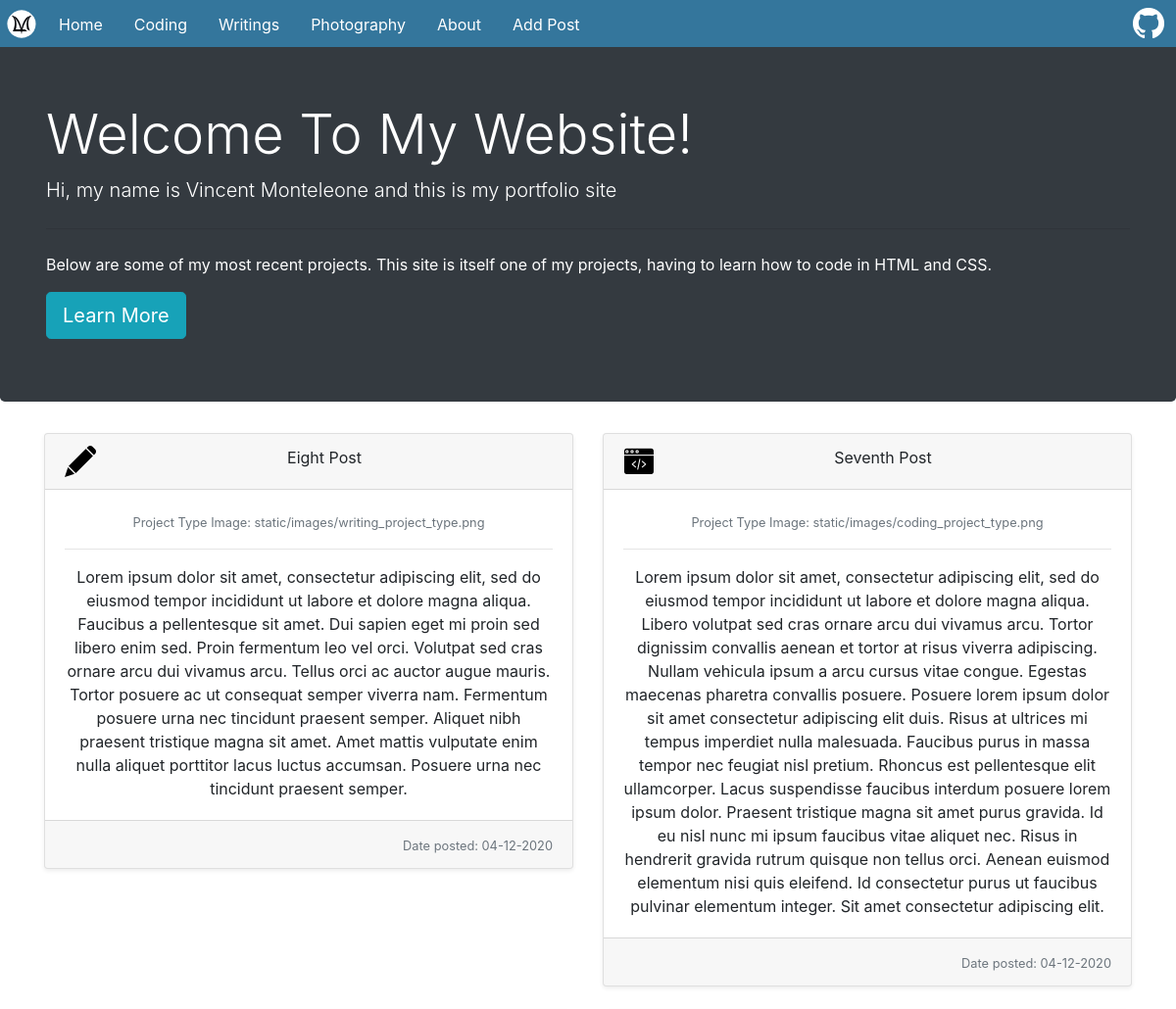
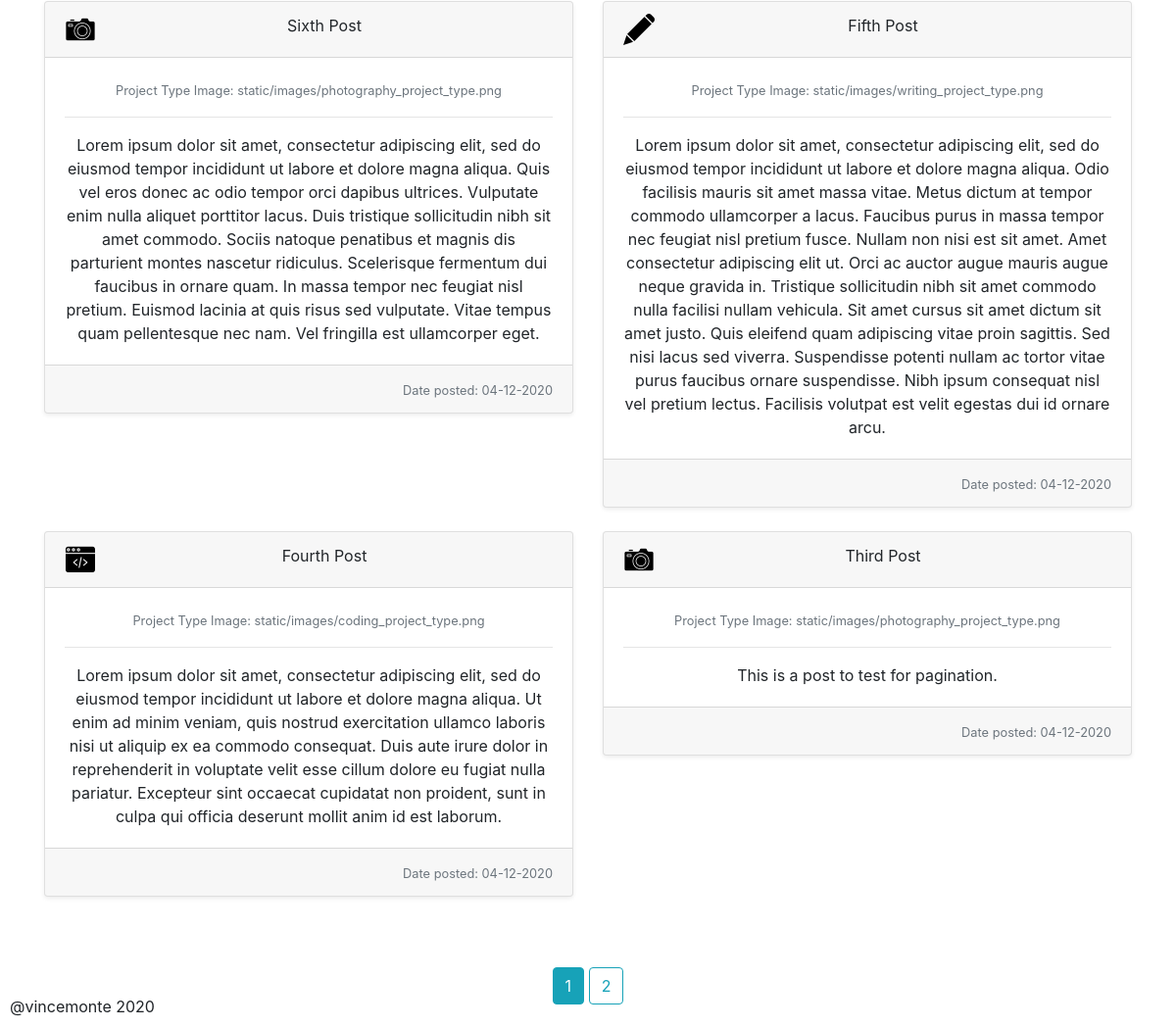
Page /home on the earlier database version (2 pictures, top to bottom).
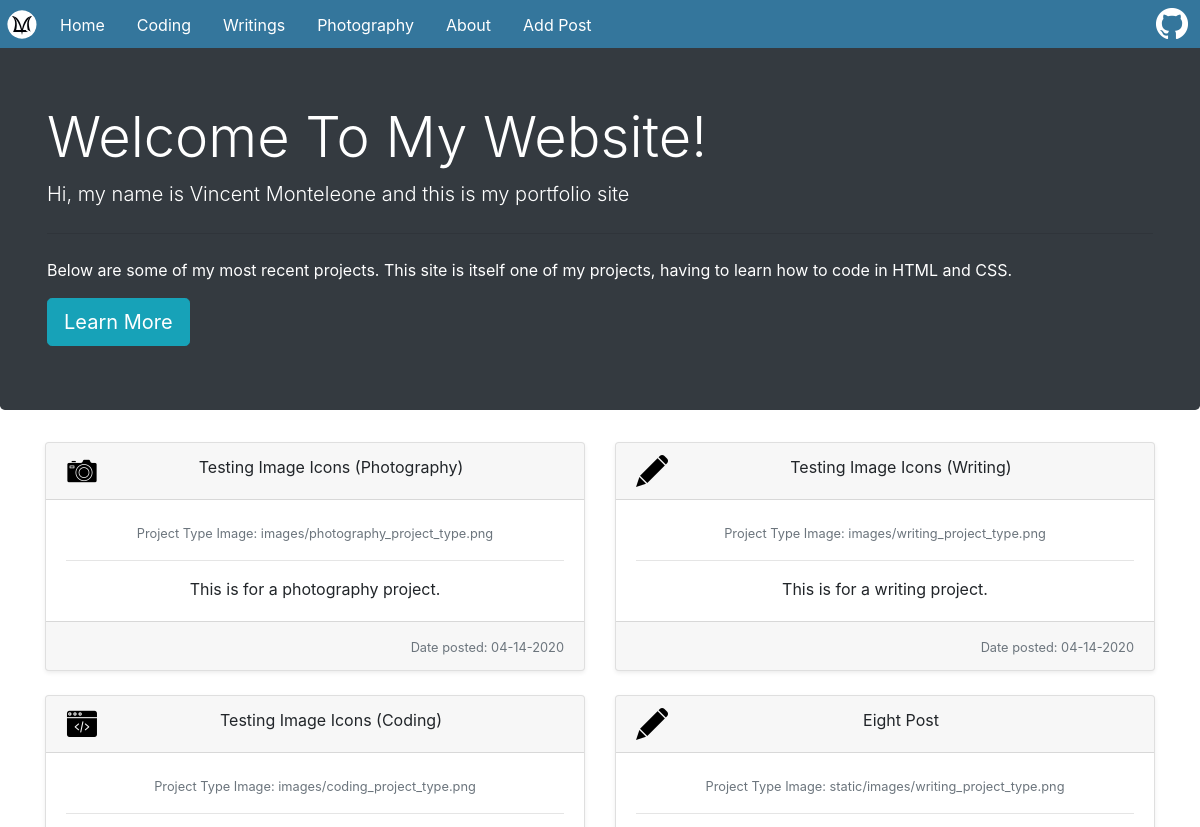
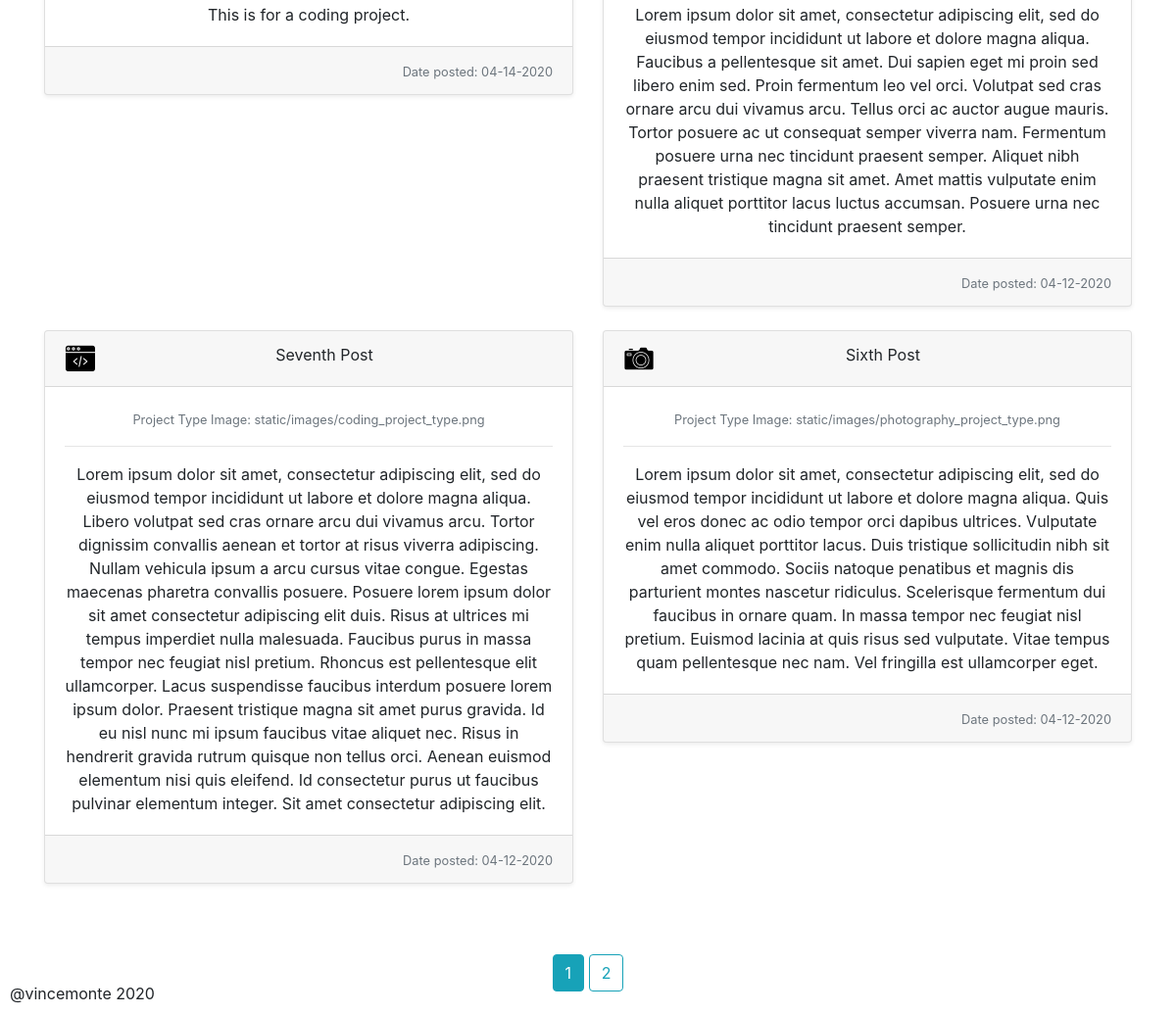
Same page on the later database version (2 pictures, top to bottom).
### personalWebsite/models.py (models this page shows, shortened)
class Post(db.Model):
    id = db.Column(db.Integer, primary_key=True)
    title = db.Column(db.String(100), nullable=False)
    type_image = db.Column(db.String(20), nullable=False)
    content = db.Column(db.Text, nullable=True)
    date_posted = db.Column(db.DateTime, nullable=False, default=datetime.utcnow)

### personalWebsite/routes.py (the view)
@app.route('/')
@app.route('/home')
def homepage():
    page = request.args.get('page', 1, type=int)
    posts = Post.query.order_by(Post.date_posted.desc()).paginate(page=page, per_page=6)
    return render_template('homepage.html', posts=posts)

### personalWebsite/templates/homepage.html
{% extends "layout.html" %}
{%block content%}
    <div class="jumbotron text-left bg-dark">
      <div class="container text-white">
        <h1 class="display-4"> Welcome To My Website!</h1>
        <p class="lead">Hi, my name is Vincent Monteleone and this is my portfolio site</p>
        <hr class="my-4">
        <p>Below are some of my most recent projects. This site is itself one of my projects, having to learn how to code in HTML and CSS.</p>
        <a class="btn btn-info btn-lg" href="{{ url_for('about') }}"> Learn More</a>
      </div>
    </div>
    <section class="text-center">
      <div class="container">
        <div class="row">
          {% for post in posts.items %}
          <div class="col-md-6">
            <div class="card mb-4 shadow-sm">
              <div class="card-header">
                <img  src="{{ url_for('static', filename=post.type_image ) }}" class="project_type_image">
                {{ post.title }}
              </div>
              <div class="card-body">
                <small class="text-muted"> Project Type Image: {{ post.type_image }}</small>
                <hr>
                <p class= "card-text"> {{ post.content }} </p>
              </div>
              <div class="card-footer text-right">
                <small class="text-muted">Date posted: {{ post.date_posted.strftime('%m-%d-%Y') }}</small>
              </div>
            </div>
          </div>
          {% endfor %}
        </div>
      </div>
      <div class="container mt-5">
        {% for page_num in posts.iter_pages(left_edge=1, right_edge=1, left_current=1, right_current=2) %}
          {% if page_num %}
            {% if posts.page == page_num %}
              <a class="btn btn-info mb-4" href="{{ url_for('homepage', page=page_num) }}">{{ page_num }}</a>
            {% else %}
              <a class="btn btn-outline-info mb-4" href="{{ url_for('homepage', page=page_num) }}">{{ page_num }}</a>
            {% endif %}
          {% else %}
            <small>...</small>
          {% endif %}
        {% endfor %}
      </div>
{%endblock content%}

### personalWebsite/templates/layout.html (shortened to what this page needs)
<!DOCTYPE html>
<html lang="en" dir="ltr">
  <head>
    <link rel="stylesheet" href="https://stackpath.bootstrapcdn.com/bootstrap/4.1.3/css/bootstrap.min.css">
    <link rel="stylesheet" type="text/css" href="{{ url_for('static', filename='main.css')}}">
  </head>
  <body>
    <header>
      <nav class="navbar">
        <ul>
          <li><img class="logo" src="{{url_for('static', filename='images/VLMLogoWhite.svg')}}"></li>
          <div class="nav-page-links">
            <li><a href="{{ url_for('homepage') }}">Home</a></li>
            <li><a href="{{ url_for('coding') }}">Coding</a></li>
            <li><a href="{{ url_for('writings') }}">Writings</a></li>
            <li><a href="{{ url_for('photography') }}">Photography</a></li>
            <li><a href="{{ url_for('about') }}">About</a></li>
            <li><a href="{{ url_for('addpost') }}">Add Post</a></li>
          </div>
          <div class="nav-image-links">
              <li><a href="https://github.com/vincemonte"><img src="{{url_for('static', filename='images/GitHub-Mark-Light-32px.png')}}"></a></li>
          </div>
        </ul>
      </nav>
    </header>
    <main role="main">
        {% block content %}{% endblock %}
    </main>
    <footer>@vincemonte 2020</footer>
  </body>
</html>

### personalWebsite/static/main.css (style rules this page uses)
html { min-height: 100%; min-width: 100%; font-family: 'Montserrat', sans-serif; overflow: auto; }
body { margin: 0; }
header { margin-bottom: 2.5em; }
main { min-width: 1em; }
.navbar { width: 100%; height: 3em; position: fixed; z-index: 1; top: 0; left: 0; margin: 0; padding: 0; }
.navbar ul { padding:inherit; width: inherit; height: inherit; list-style-type: none; background-color: #34769C; overflow: hidden; }
.logo { float: left; display: block; padding-top: .3em; height: 44px; width: 44px; }
.nav-page-links li { float: left; }
.nav-image-links li { float: right; padding-top: 8px; padding-right: .75em; }
.nav-page-links li a { display: block; color: white; text-decoration: none; text-align: center; padding: .8em 1em; }
.project_type_image { display: block; float: left; }
footer { position:fixed; bottom: 10px; padding-left: 10px; }

Differences in the rows shown:
no longer on this page (row unchanged): Post: type_image (picture), title "Fifth Post", type_image "static/images/writing_project_type.png", content "Lorem ipsum dolor sit amet, consectetur adipiscing elit, sed do eiusmod tempor incididunt ut labore et dolore magna aliqua. Odio facilisis mauris sit amet massa vitae. Metus dictum at tempor commodo ullamcorper a lacus. Faucibus purus in massa tempor nec feugiat nisl pretium fusce. Nullam non nisi est sit amet. Amet consectetur adipiscing elit ut. Orci ac auctor augue mauris augue neque gravida in. Tristique sollicitudin nibh sit amet commodo nulla facilisi nullam vehicula. Sit amet cursus sit amet dictum sit amet justo. Quis eleifend quam adipiscing vitae proin sagittis. Sed nisi lacus sed viverra. Suspendisse potenti nullam ac tortor vitae purus faucibus ornare suspendisse. Nibh ipsum…", date_posted "04-12-2020"
no longer on this page (row unchanged): Post: type_image (picture), title "Fourth Post", type_image "static/images/coding_project_type.png", content "Lorem ipsum dolor sit amet, consectetur adipiscing elit, sed do eiusmod tempor incididunt ut labore et dolore magna aliqua. Ut enim ad minim veniam, quis nostrud exercitation ullamco laboris nisi ut aliquip ex ea commodo consequat. Duis aute irure dolor in reprehenderit in voluptate velit esse cillum dolore eu fugiat nulla pariatur. Excepteur sint occaecat cupidatat non proident, sunt in culpa qui officia deserunt mollit anim id est laborum.", date_posted "04-12-2020"
no longer on this page (row unchanged): Post: type_image (picture), title "Third Post", type_image "static/images/photography_project_type.png", content "This is a post to test for pagination.", date_posted "04-12-2020"
added Post: type_image (picture), title "Testing Image Icons (Photography)", type_image "images/photography_project_type.png", content "This is for a photography project.", date_posted "04-14-2020"
added Post: type_image (picture), title "Testing Image Icons (Writing)", type_image "images/writing_project_type.png", content "This is for a writing project.", date_posted "04-14-2020"
added Post: type_image (picture), title "Testing Image Icons (Coding)", type_image "images/coding_project_type.png", content "This is for a coding project.", date_posted "04-14-2020"
